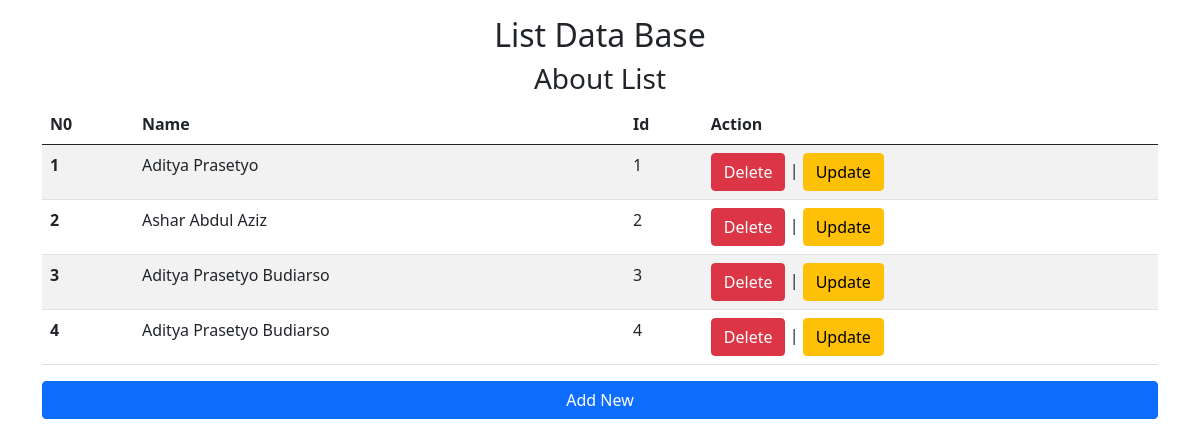
/list-view/ (signed in), run on the app's committed database.
### home/models.py (models this page shows, shortened)
class About(models.Model):
    Name = models.CharField(max_length=100)
    Date_of_Birth = models.DateField()
    Address = models.CharField(max_length=200)
    Email = models.EmailField()
    Phone = models.CharField(max_length=20)
    Image = models.ImageField(upload_to='image/about')

### home/views.py (the view)
# urls.py: path('list-view/', ListView, name='list'),
@login_required(login_url='login')
def ListView(request):
    abouts = About.objects.all()
    skills = Skill.objects.all()
    services = Service.objects.all()
    galleries = Gallery.objects.all().order_by('-id')
    contact = Contact.objects.all()
    konteks = {
        'title': 'List Data Base',
        'abouts': abouts,
        'skills': skills,
        'services': services,
        'galleries': galleries,
        'contact': contact,
    }
    return render(request, 'list_view.html', konteks)

### templates/list_view.html (shortened to what this page needs)
{% extends 'admin_base.html' %}
{% block content %}
<main>
    <div class="container py-3">
        <center>
            <header>
                <h2>{{title}}</h2>
            </header>
            <main>
                <section class="about-section">
                    <h3>About List</h3>
                    <table class="table table-striped">
                            <thead>
                            <tr>
                                <th scope="col">N0</th>
                                <th scope="col">Name</th>
                                <th scope="col">Id</th>
                                <th scope="col">Action</th>
                            </tr>
                            </thead>
                        <tbody>
                            {% for about in abouts %}
                                <tr>
                                    <th scope="row">{{forloop.counter}}</th>
                                    <td>{{about.Name}}</td>
                                    <td>{{about.id}}</td>
                                    <td>
                                        <a class="btn btn-danger" href="{% url 'deleteAbout' about.id %}" role="button">Delete</a> | <a class="btn btn-warning" href="{% url 'updateAbout' about.id %}" role="button">Update</a>
                                    </td>
                                </tr>
                            {% endfor %}
                        </tbody>
                    </table>
                    <div class="d-grid gap-2">
                        <a href="{% url 'createAbout' %}" class="btn btn-primary" type="button">Add New</a>
                    </div>
                </section>
            </main>
        </center>
    </div>
</main>
{% endblock content %}

### data on the page
About: Name "Aditya Prasetyo", id "1"
About: Name "Ashar Abdul Aziz", id "2"
About: Name "Aditya Prasetyo Budiarso", id "3"
About: Name "Aditya Prasetyo Budiarso", id "4"

### other printed values
{{ title }} "List Data Base"
